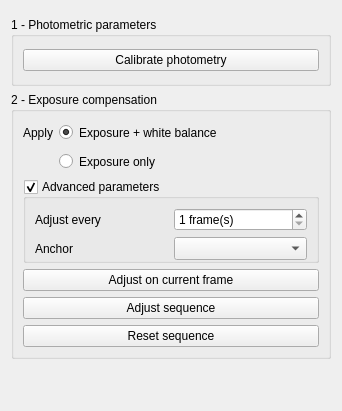
<?xml version="1.0" encoding="UTF-8"?>
<ui version="4.0">
 <class>ExposureWidget</class>
 <widget class="QWidget" name="ExposureWidget">
  <property name="geometry">
   <rect>
    <x>0</x>
    <y>0</y>
    <width>342</width>
    <height>411</height>
   </rect>
  </property>
  <property name="sizePolicy">
   <sizepolicy hsizetype="Preferred" vsizetype="Preferred">
    <horstretch>0</horstretch>
    <verstretch>0</verstretch>
   </sizepolicy>
  </property>
  <layout class="QVBoxLayout" name="verticalLayout">
   <item>
    <widget class="TimeSequenceWidget" name="timeSequence" native="true"/>
   </item>
   <item>
    <widget class="QGroupBox" name="photometricParametersBox">
     <property name="title">
      <string>1 - Photometric parameters</string>
     </property>
     <layout class="QVBoxLayout" name="verticalLayout_4">
      <item>
       <widget class="QStackedWidget" name="photometryStackedWidget">
        <property name="sizePolicy">
         <sizepolicy hsizetype="Preferred" vsizetype="Fixed">
          <horstretch>0</horstretch>
          <verstretch>0</verstretch>
         </sizepolicy>
        </property>
        <property name="currentIndex">
         <number>0</number>
        </property>
        <widget class="QWidget" name="photometryParametersPage">
         <layout class="QVBoxLayout" name="verticalLayout_3">
          <property name="leftMargin">
           <number>0</number>
          </property>
          <property name="topMargin">
           <number>0</number>
          </property>
          <property name="rightMargin">
           <number>0</number>
          </property>
          <property name="bottomMargin">
           <number>0</number>
          </property>
          <item>
           <widget class="QPushButton" name="calibratePhotometricButton">
            <property name="sizePolicy">
             <sizepolicy hsizetype="Preferred" vsizetype="Fixed">
              <horstretch>0</horstretch>
              <verstretch>0</verstretch>
             </sizepolicy>
            </property>
            <property name="minimumSize">
             <size>
              <width>0</width>
              <height>0</height>
             </size>
            </property>
            <property name="maximumSize">
             <size>
              <width>16777215</width>
              <height>16777215</height>
             </size>
            </property>
            <property name="text">
             <string>Calibrate photometry</string>
            </property>
           </widget>
          </item>
         </layout>
        </widget>
        <widget class="QWidget" name="photometryResultsPage">
         <layout class="QVBoxLayout" name="verticalLayout_2">
          <property name="leftMargin">
           <number>0</number>
          </property>
          <property name="topMargin">
           <number>0</number>
          </property>
          <property name="rightMargin">
           <number>0</number>
          </property>
          <property name="bottomMargin">
           <number>0</number>
          </property>
          <item>
           <widget class="PhotometricCalibrationWidget" name="photometricWidget" native="true"/>
          </item>
          <item>
           <widget class="QPushButton" name="resetPhotometryButton">
            <property name="text">
             <string>Reset</string>
            </property>
           </widget>
          </item>
         </layout>
        </widget>
       </widget>
      </item>
     </layout>
    </widget>
   </item>
   <item>
    <widget class="QGroupBox" name="exposureCompensationBox">
     <property name="title">
      <string>2 - Exposure compensation</string>
     </property>
     <layout class="QGridLayout" name="gridLayout_3">
      <item row="5" column="0" colspan="2">
       <widget class="QPushButton" name="clearSequenceButton">
        <property name="text">
         <string>Reset sequence</string>
        </property>
       </widget>
      </item>
      <item row="0" column="0" colspan="2">
       <layout class="QGridLayout" name="gridLayout_2">
        <item row="0" column="0">
         <widget class="QLabel" name="label_2">
          <property name="text">
           <string>Apply</string>
          </property>
         </widget>
        </item>
        <item row="0" column="1">
         <widget class="QRadioButton" name="whiteBalanceRadioButton">
          <property name="minimumSize">
           <size>
            <width>0</width>
            <height>23</height>
           </size>
          </property>
          <property name="text">
           <string>Exposure + white balance</string>
          </property>
          <property name="checked">
           <bool>true</bool>
          </property>
         </widget>
        </item>
        <item row="0" column="2" rowspan="2">
         <spacer name="horizontalSpacer">
          <property name="orientation">
           <enum>Qt::Horizontal</enum>
          </property>
          <property name="sizeHint" stdset="0">
           <size>
            <width>40</width>
            <height>20</height>
           </size>
          </property>
         </spacer>
        </item>
        <item row="1" column="1">
         <widget class="QRadioButton" name="exposureRadioButton">
          <property name="minimumSize">
           <size>
            <width>0</width>
            <height>23</height>
           </size>
          </property>
          <property name="layoutDirection">
           <enum>Qt::LeftToRight</enum>
          </property>
          <property name="text">
           <string>Exposure only</string>
          </property>
          <property name="checked">
           <bool>false</bool>
          </property>
         </widget>
        </item>
       </layout>
      </item>
      <item row="1" column="0" colspan="2">
       <widget class="QGroupBox" name="advancedExpoParametersBox">
        <property name="title">
         <string>Advanced parameters</string>
        </property>
        <property name="flat">
         <bool>true</bool>
        </property>
        <property name="checkable">
         <bool>true</bool>
        </property>
        <property name="checked">
         <bool>true</bool>
        </property>
        <property name="vs-advanced-box" stdset="0">
         <bool>true</bool>
        </property>
        <layout class="QGridLayout" name="gridLayout_4">
         <property name="bottomMargin">
          <number>0</number>
         </property>
         <item row="0" column="0">
          <widget class="QWidget" name="advancedWidget" native="true">
           <layout class="QGridLayout" name="gridLayout">
            <property name="leftMargin">
             <number>0</number>
            </property>
            <property name="topMargin">
             <number>0</number>
            </property>
            <property name="rightMargin">
             <number>0</number>
            </property>
            <property name="bottomMargin">
             <number>0</number>
            </property>
            <item row="0" column="0">
             <widget class="QLabel" name="frameStepLabel">
              <property name="text">
               <string>Adjust every</string>
              </property>
             </widget>
            </item>
            <item row="0" column="1">
             <widget class="QSpinBox" name="frameStepBox">
              <property name="minimumSize">
               <size>
                <width>0</width>
                <height>23</height>
               </size>
              </property>
              <property name="suffix">
               <string> frame(s)</string>
              </property>
              <property name="minimum">
               <number>1</number>
              </property>
              <property name="maximum">
               <number>10000</number>
              </property>
             </widget>
            </item>
            <item row="1" column="0">
             <widget class="QLabel" name="anchorLabel">
              <property name="text">
               <string>Anchor</string>
              </property>
             </widget>
            </item>
            <item row="1" column="1">
             <widget class="QComboBox" name="anchorComboBox">
              <property name="minimumSize">
               <size>
                <width>0</width>
                <height>23</height>
               </size>
              </property>
             </widget>
            </item>
           </layout>
          </widget>
         </item>
        </layout>
       </widget>
      </item>
      <item row="3" column="0" colspan="2">
       <widget class="QPushButton" name="compensateButton">
        <property name="text">
         <string>Adjust sequence</string>
        </property>
       </widget>
      </item>
      <item row="2" column="0" colspan="2">
       <widget class="QPushButton" name="currentFrameButton">
        <property name="sizePolicy">
         <sizepolicy hsizetype="Preferred" vsizetype="Fixed">
          <horstretch>0</horstretch>
          <verstretch>0</verstretch>
         </sizepolicy>
        </property>
        <property name="text">
         <string>Adjust on current frame</string>
        </property>
       </widget>
      </item>
     </layout>
    </widget>
   </item>
   <item>
    <spacer name="verticalSpacer">
     <property name="orientation">
      <enum>Qt::Vertical</enum>
     </property>
     <property name="sizeType">
      <enum>QSizePolicy::Expanding</enum>
     </property>
     <property name="sizeHint" stdset="0">
      <size>
       <width>20</width>
       <height>40</height>
      </size>
     </property>
    </spacer>
   </item>
  </layout>
 </widget>
 <customwidgets>
  <customwidget>
   <class>TimeSequenceWidget</class>
   <extends>QWidget</extends>
   <header>../src/widgets/timesequence.hpp</header>
   <container>1</container>
  </customwidget>
  <customwidget>
   <class>PhotometricCalibrationWidget</class>
   <extends>QWidget</extends>
   <header>widgets/photometriccalibrationwidget.hpp</header>
   <container>1</container>
  </customwidget>
 </customwidgets>
 <resources/>
 <connections>
  <connection>
   <sender>advancedExpoParametersBox</sender>
   <signal>toggled(bool)</signal>
   <receiver>advancedWidget</receiver>
   <slot>setVisible(bool)</slot>
   <hints>
    <hint type="sourcelabel">
     <x>258</x>
     <y>148</y>
    </hint>
    <hint type="destinationlabel">
     <x>258</x>
     <y>155</y>
    </hint>
   </hints>
  </connection>
 </connections>
</ui>
